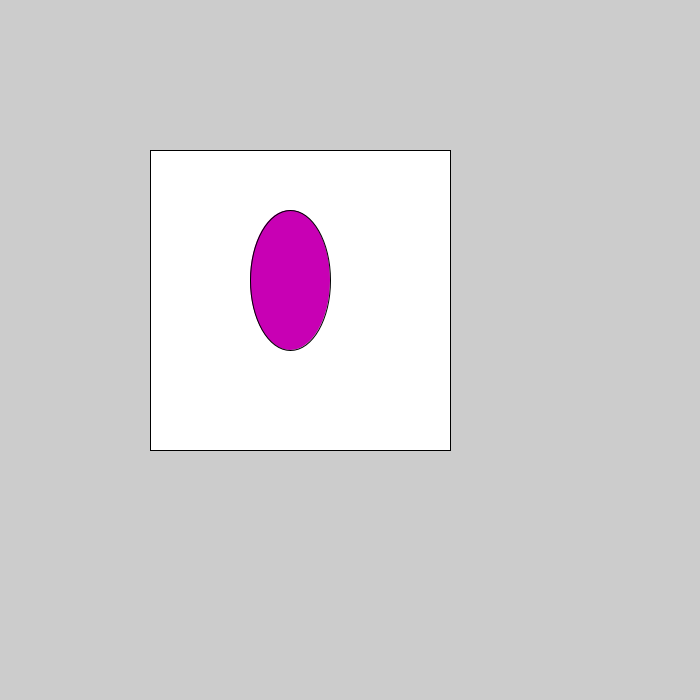
Frame 1 (no input)
Frame 60 (the mouse pressed at the canvas centre just before this capture): identical to frame 1, image omitted
Frame 120 (the mouse held since frame 60 and released just before this capture): identical to frame 1, image omitted

The Processing sketch that drew this single still picture (run headless with seeded random() and noise(); from frame 60 on, the mouse is pressed at the canvas centre):

// Processing sketch: album_covers
// ── album_covers.pde
int albumNumber = 1;

void setup(){
  
 size(700, 700);

}


void draw(){
 
  if(albumNumber == 1){
  //pinkprint
 fill(255);
 square(150, 150, 300); 
 fill(200, 0, 180);
 ellipse(290, 280, 80, 140);
 
}
 else if(albumNumber == 2){ 

 
  //sos
  fill(40, 90, 225);
  square(150, 150, 300);

}

}void keyPressed(){
  albumNumber = 2;
  
  
}
